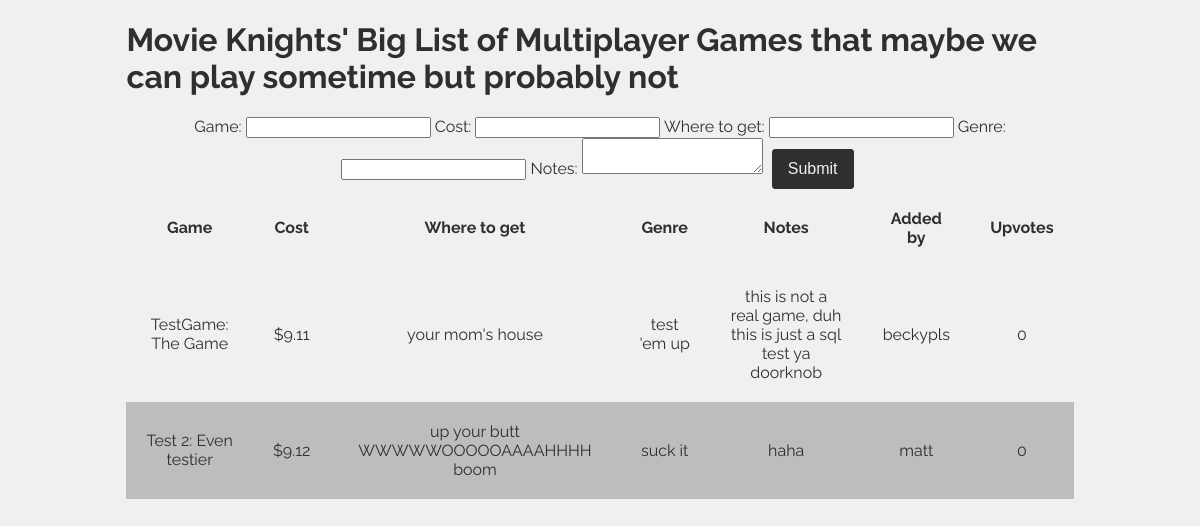
The page / on the database its author committed.
### tables this page shows
CREATE TABLE `games_list` (
  `gameID` int(11) NOT NULL,
  `game_name` varchar(50) NOT NULL,
  `game_price` decimal(4,2) NOT NULL DEFAULT '0.00',
  `game_source` varchar(50) NOT NULL,
  `game_genre` varchar(50) NOT NULL,
  `game_notes` text NOT NULL,
  `game_adder` varchar(50) NOT NULL,
  `game_upvotes` int(11) NOT NULL DEFAULT '0'
);

### gamelist.php (the view)
<?php
	$gamesQuery = "SELECT * FROM games_list";
	$gamesData = mysqli_query($db, $gamesQuery);
	$gamesRows = mysqli_fetch_assoc($gamesData);
	do
	{
		echo "<tr>";
		echo "<td>" . $gamesRows['game_name'] . "</td>";
		if ($gamesRows['game_price'] != "0.00")
		{
		echo "<td>$" . $gamesRows['game_price'] . "</td>";
		}
		else
		{
			echo "<td>free</td>";
		}
		echo "<td>" . $gamesRows['game_source'] . "</td>";
		echo "<td>" . $gamesRows['game_genre'] . "</td>";
		echo "<td>" . $gamesRows['game_notes'] . "</td>";
		echo "<td>" . $gamesRows['game_adder'] . "</td>";
		echo "<td>" . $gamesRows['game_upvotes'] . "</td>";
		echo "</tr>";
	}
	while($gamesRows = mysqli_fetch_assoc($gamesData));
?>

### index.php (shortened to what this page needs)
<?php include("dbconnect.php"); ?>
<!DOCTYPE html>
<html lang="en">
	<head>
		<link rel="stylesheet" type="text/css" href="assets/styles.css">
	</head>
	<body>
		<div class="box">
			<h1>Movie Knights' Big List of Multiplayer Games that maybe we can play sometime but probably not</h1>
			<div class="formDiv">
				<form action="addgame.php" method="POST">
					Game: <input type="text" name="game">
					Cost: <input type="text" name="cost">
					Where to get: <input type="text" name="source">
					Genre: <input type="text" name="genre">
					Notes: <textarea name="notes"></textarea>
					<button class="myButton" type="submit">Submit</button>
				</form>
			</div>
			<table>
				<thead>
					<tr>
						<th>Game</th>
						<th>Cost</th>
						<th>Where to get</th>
						<th>Genre</th>
						<th>Notes</th>
						<th>Added by</th>
						<th>Upvotes</th>
					</tr>
				</thead>
				<tbody>
					<?php include("gamelist.php"); ?>
				</tbody>
			</table>
		</div>
	</body>
</html>

### assets/styles.css (style rules this page uses)
body { color: #2f2f2f; background-color: #f0f0f0; font-family: Raleway, Arial, sans-serif; }
table { text-align: center; border-collapse: collapse; width: 100%; }
th, td { padding: 20px; }
tr:nth-of-type(2n) { background-color: #bdbdbd; }
thead { font-weight: bold; }
.box { width: 80%; margin: 0 auto; }
.myButton { text-decoration: none; margin-left: 5px; margin-right: 5px; background-color: #2f2f2f; color: #f0f0f0; padding: 10px 15px; border: 1px solid #2f2f2f; border-radius: 3px; transition: all 0.2s ease-in; font-size: medium; }
.formDiv { text-align: center; }

### rows shown on the page
games_list: game_name "TestGame: The Game", game_price "9.11", game_source "your mom's house", game_genre "test 'em up", game_notes "this is not a real game, duh this is just a sql test ya doorknob", game_adder "beckypls", game_upvotes "0"
games_list: game_name "Test 2: Even testier", game_price "9.12", game_source "up your butt WWWWWOOOOOAAAAHHHH boom", game_genre "suck it", game_notes "haha", game_adder "matt", game_upvotes "0"
